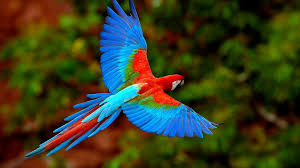
#> input picture Module_5 Blurring/bird.jpeg, 300 x 168 px, found by its file name
$ python blurring.py
#> lines starting #> are read from the running program, lines starting #| are printed output that depends on the picture
'''

- The use of blurring is to reduce noise in the image.
- It is one of the basic denoising method
- Intuition : Averages all the neighbourhood pixels
- Types:
    - blur()
    - GaussianBlur()
    - medianBlur()
    - bilateralFilter()

'''

import os
import cv2
img = cv2.imread('Module_5 Blurring/bird.jpeg')
#> img is the input picture: shape (168, 300, 3); mean B, G, R 31.5, 60.4, 57.6

# blurring
k_size = 5
blur_image = cv2.blur(img, (k_size,k_size))
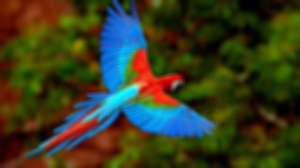
#> blur_image: shape (168, 300, 3); mean B, G, R 31.5, 60.5, 57.6
gau_image = cv2.GaussianBlur(img, (k_size,k_size), 3)
med_image = cv2.medianBlur(img,k_size)
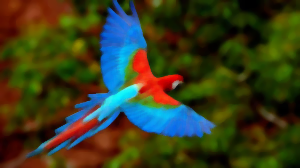
#> med_image: shape (168, 300, 3); mean B, G, R 30.7, 60.1, 57.4

cv2.imshow('bird', img)
cv2.imshow('blur_bird', blur_image)
cv2.imshow('gau_bird', gau_image)
cv2.imshow('med_bird', med_image)
cv2.waitKey(0)

# removing_noise
img = cv2.imread('Module_5 Blurring/cow.png')
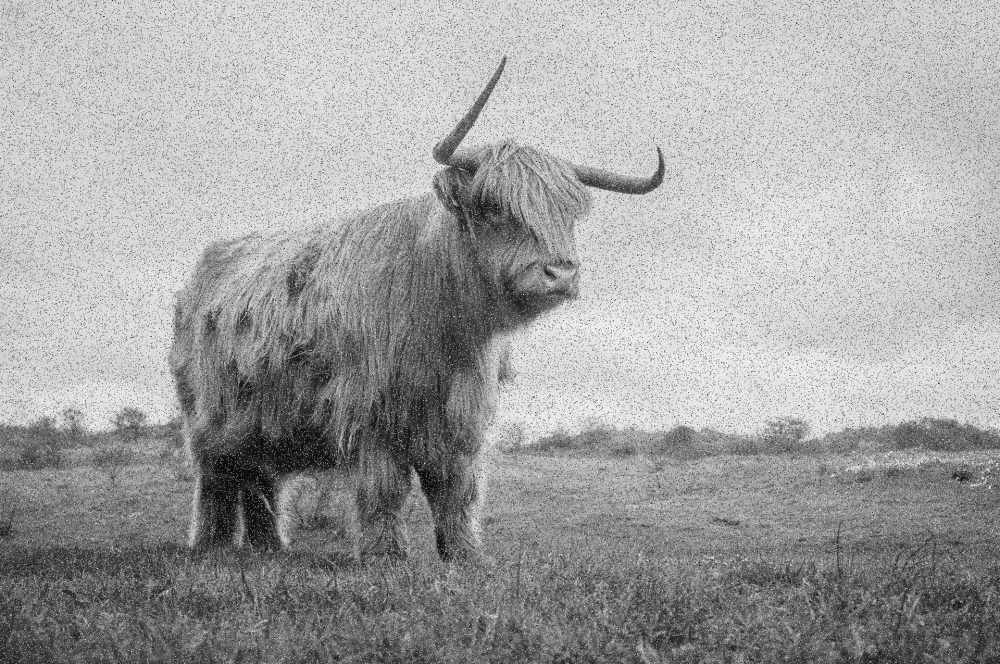
#> input picture Module_5 Blurring/cow.png, 1000 x 664 px, found by its file name
#> img is the input picture: shape (664, 1000, 3); min 3, max 249, mean 161.4
k_size = 5
blur_image = cv2.blur(img, (k_size,k_size))
#> blur_image: shape (664, 1000, 3)
gau_image = cv2.GaussianBlur(img, (k_size,k_size), 3)
#> gau_image: shape (664, 1000, 3)
med_image = cv2.medianBlur(img,k_size)
#> med_image: shape (664, 1000, 3)

cv2.imshow('cow', img)
cv2.imshow('blur_cow', blur_image)
cv2.imshow('gau_cow', gau_image)
cv2.imshow('med_cow', med_image)
cv2.waitKey(0)
